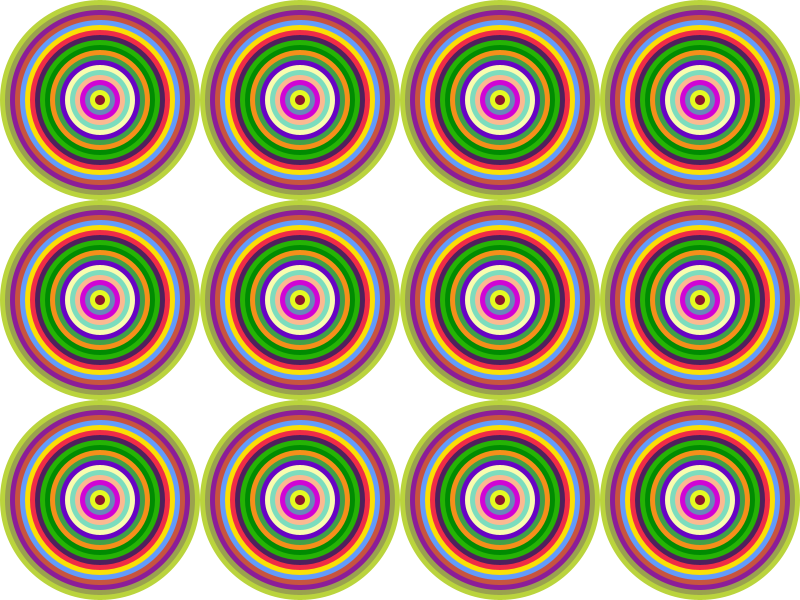
Frame 1 (no input)
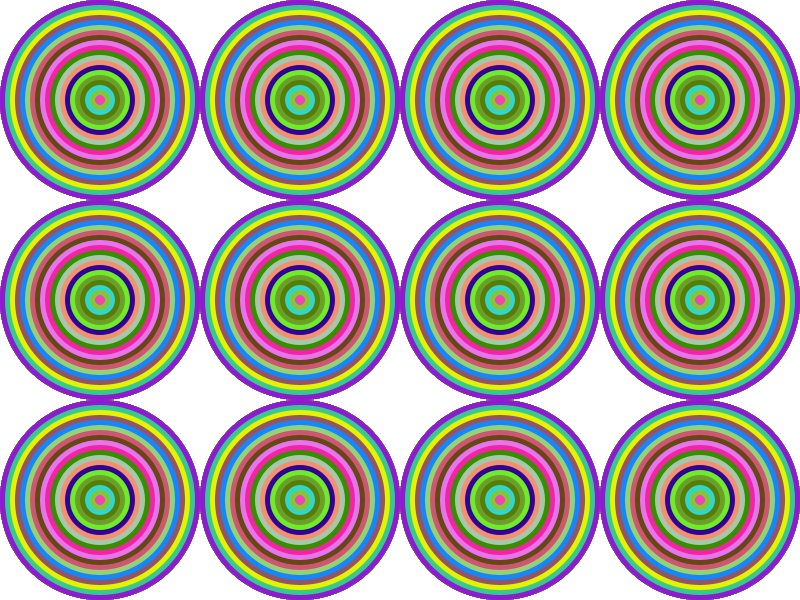
Frame 60 (the mouse pressed at the canvas centre just before this capture)
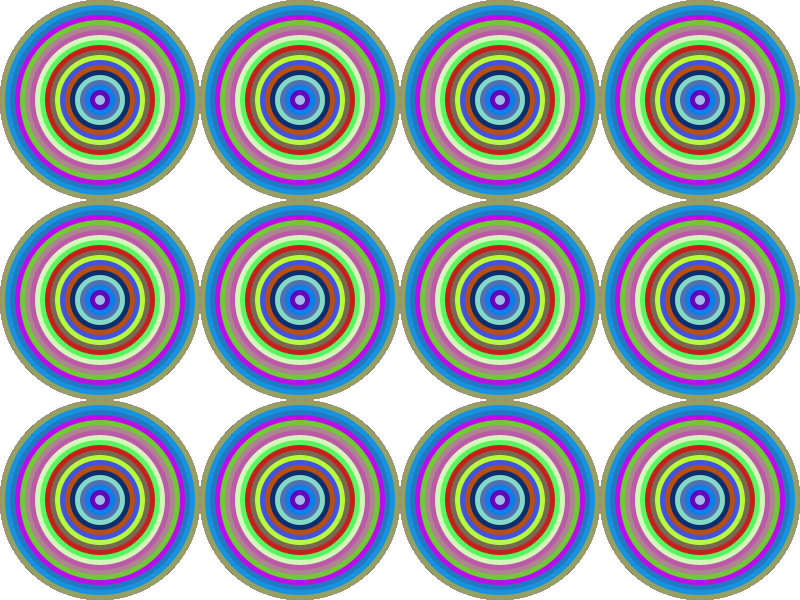
Frame 120 (the mouse held since frame 60 and released just before this capture)

The Processing sketch that drew these frames (run headless with seeded random() and noise(); from frame 60 on, the mouse is pressed at the canvas centre):

// Processing sketch: circle
// ── circle.pde
void circle(int length, int r, int g, int b)
{
  for(int i = 0; i < 4; i++)
  {
    for(int j = 0; j < 3; j++)
    {
      fill(r, g, b);
      ellipse(100 + 200 * i, 100 + 200 * j, length, length);
    }
  }
}

void setup()
{
    size(800, 600);
    background(255, 255, 255);
    noStroke();
    randomSeed(0);
}


void draw()
{
  for(int i = 200; i >= 0; i -= 10)
  {
    circle(i, (int)random(0, 255), (int)random(0, 255), (int)random(0, 255));
  }
}
